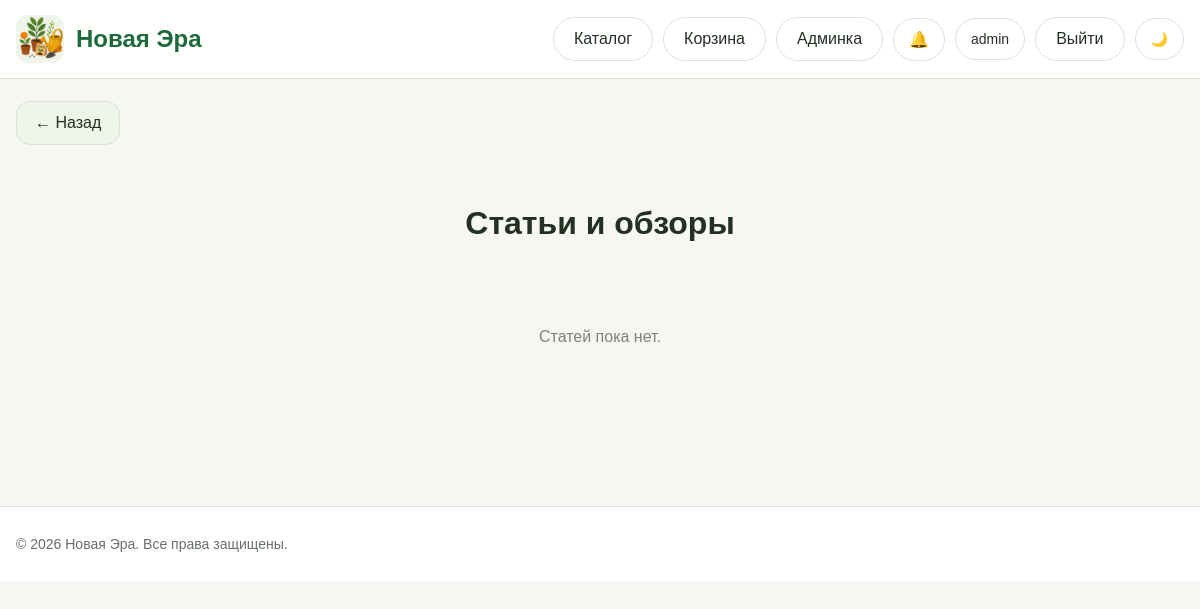
Page /blog (signed in) on the earlier database version.
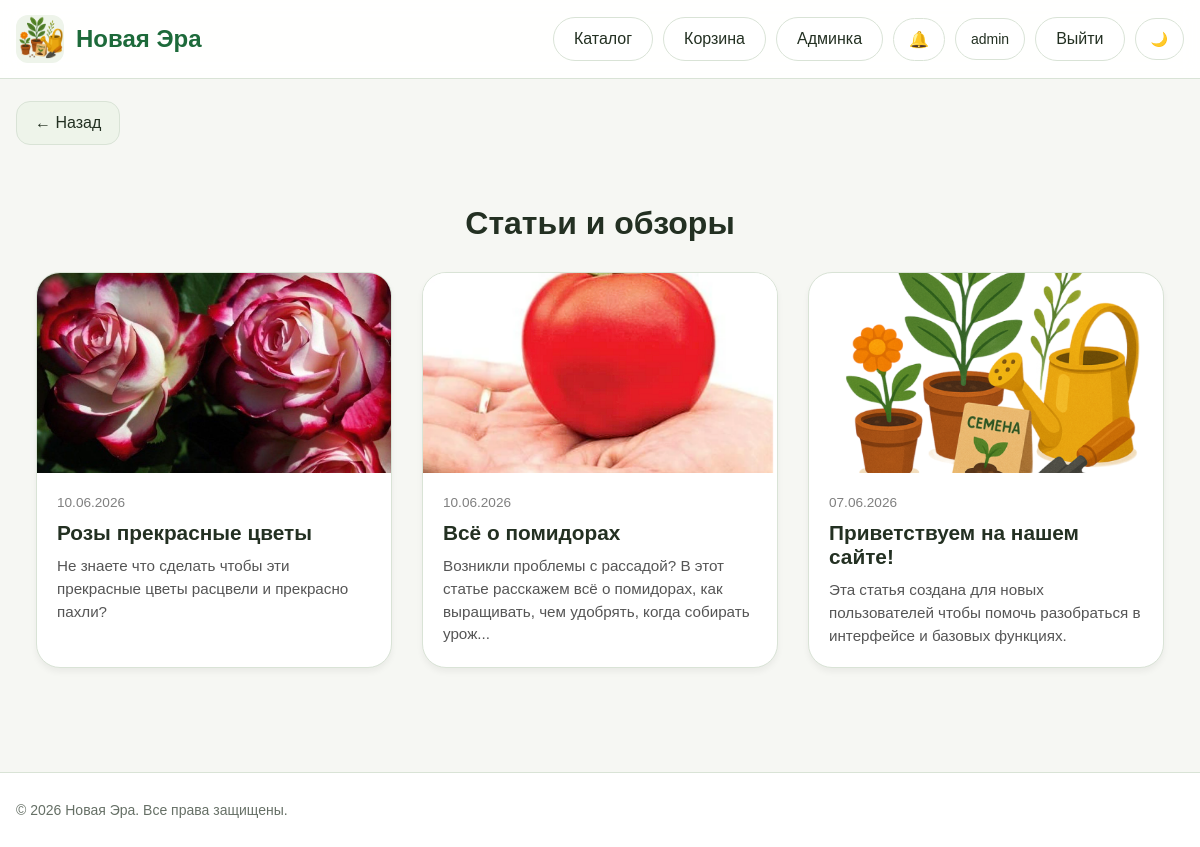
Same page on the later database version.
### models.py (models this page shows, shortened)
class User(UserMixin, db.Model):
    __tablename__ = "users"
    id = db.Column(db.Integer, primary_key=True)
    username = db.Column(db.String(80), unique=True, nullable=False, index=True)
    email = db.Column(db.String(120), unique=True, nullable=False, index=True)
    password_hash = db.Column(db.String(255), nullable=False)
    is_admin = db.Column(db.Boolean, default=False, nullable=False)
    created_at = db.Column(db.DateTime, default=datetime.utcnow, nullable=False)
    surname = db.Column(db.String(80), nullable=True)
    name = db.Column(db.String(80), nullable=True)
    patronymic = db.Column(db.String(80), nullable=True)
    favorite_products = db.relationship(
        'Product',
        secondary=favorites,
        backref=db.backref('favorited_by', lazy='dynamic'),
        lazy='dynamic')

class Post(db.Model):
    __tablename__ = 'post'
    id = db.Column(db.Integer, primary_key=True)
    title = db.Column(db.String(200), nullable=False)
    content = db.Column(db.Text, nullable=False)
    date_posted = db.Column(db.DateTime, default=datetime.now)
    image_post = db.Column(db.String(255))
    product_id = db.Column(db.Integer, db.ForeignKey('products.id'), nullable=True)
    related_product = db.relationship('Product', backref='posts')

### routes.py (the view)
@bp.route('/blog')
def blog():
    posts = Post.query.order_by(Post.date_posted.desc()).all()
    return render_template('blog.html', posts=posts)

### routes.py (called while the page is built)
@login_manager.user_loader
def load_user(user_id: str):
    try:
        return db.session.get(User, int(user_id))
    except:
        return None

### templates/blog.html
{% extends "base.html" %}
{% block content %}
<a href="javascript:history.back()" class="back-btn">
        ← Назад
    </a>
<div class="blog-container" style="max-width: 1200px; margin: 40px auto; padding: 0 20px;">
    <h1 style="margin-bottom: 30px; text-align: center;">Статьи и обзоры</h1>
    <div class="blog-grid" style="display: grid; grid-template-columns: repeat(auto-fill, minmax(300px, 1fr)); gap: 30px;">
        {% for post in posts %}
        <a href="{{ url_for('main.post_detail', post_id=post.id) }}" class="blog-card" style="background: var(--surface); border: 1px solid var(--border); border-radius: 24px; overflow: hidden; box-shadow: 0 4px 6px rgba(0,0,0,0.05); display: flex; flex-direction: column; text-decoration: none; color: inherit; transition: transform 0.2s ease, box-shadow 0.2s ease;">
            {% if post.image_post %}
                <img src="{{ post.image_post }}" alt="{{ post.title }}" style="width: 100%; height: 200px; object-fit: cover;">
            {% else %}
                <div style="width: 100%; height: 200px; background: #e0e0e0; display: flex; align-items: center; justify-content: center; color: #555;">
                    Нет изображения
                </div>
            {% endif %}
            <div class="blog-body" style="padding: 20px; flex-grow: 1; display: flex; flex-direction: column; justify-content: space-between;">
                <div>
                    <span style="font-size: 0.85rem; color: gray;">{{ post.date_posted.strftime('%d.%m.%Y') }}</span>
                    <h3 style="margin: 10px 0; font-size: 1.3rem; color: var(--text-main);">{{ post.title }}</h3>
                    <p style="color: #555; font-size: 0.95rem; line-height: 1.5; margin: 0;">
                        {{ post.content[:120] }}{% if post.content|length > 120 %}...{% endif %}
                    </p>
                </div>
            </div>
        </a>
        {% else %}
            <p style="grid-column: 1/-1; text-align: center; color: gray; padding: 40px;">Статей пока нет.</p>
        {% endfor %}
    </div>
</div>
{% endblock %}

### templates/base.html (shortened to what this page needs)
<!DOCTYPE html>
<html lang="ru">
<head>
    <link rel="stylesheet" href="{{ url_for('static', filename='css/style.css') }}">
</head>
<body>
<header class="header">
    <div class="container header-inner">
        <div class="logo">
            <a href="{{ url_for('main.index') }}" style="display:flex;align-items:center;gap:12px;">
                <img src="{{ url_for('static', filename='images/icon.png') }}" alt="Logo" style="width:48px;height:48px;border-radius:12px;">
                <div class="logo-text">
                    <div class="title" style="color:var(--brand);">{{ brand_name }}</div>
                </div>
            </a>
        </div>
        <nav class="top-nav">
            <a href="{{ url_for('main.index') }}" class="top-link">Каталог</a>
            <a href="{{ url_for('main.basket') }}" class="top-link">Корзина</a>
            {% if current_user.is_authenticated %}
                {% if current_user.is_admin %}
                    <a href="{{ url_for('main.admin') }}" class="top-link">Админка</a>
                {% endif %}
                <div class="notif-bell-wrapper" id="notifBellWrapper">
                    <button class="notif-bell-btn" id="notifBellBtn" type="button" title="Уведомления о заказах">
                        🔔
                    </button>
                </div>
                <a href="{{ url_for('main.profile') }}" class="profile-btn">{{ current_user.username }}</a>
                <a href="{{ url_for('main.logout') }}" class="top-link">Выйти</a>
            {% else %}
                <a href="{{ url_for('main.login') }}" class="top-link">Войти</a>
            {% endif %}
            <button id="themeToggle" class="theme-toggle" type="button">🌙</button>
        </nav>
    </div>
</header>
<main class="main-content container">
    {% block content %}{% endblock %}
</main>
<footer class="footer">
    <div class="container footer-inner">
        <p>© 2026 {{ brand_name }}. Все права защищены.</p>
    </div>
</footer>
</body>
</html>

### static/css/style.css (style rules this page uses)
:root { --bg: #f6f7f3; --surface: #ffffff; --surface-soft: #eef4ea; --text: #233022; --muted: #667066; --brand: #1d6a3a; --brand-dark: #14552d; --border: #d9e3d6; --shadow: 0 12px 30px rgba(16, 48, 26, 0.08); --error: #b33a3a; --warning: #b46f0b; --success: #2a7d46; }
*, *::before, *::after { box-sizing: border-box; }
html { scroll-behavior: smooth; }
body { margin: 0; font-family: Arial, Helvetica, sans-serif; background: var(--bg); color: var(--text); }
a { color: inherit; text-decoration: none; }
img { max-width: 100%; display: block; }
button, input, select, textarea { font: inherit; }
.container { width: min(1180px, calc(100% - 32px)); margin: 0 auto; }
.main-content { padding: 22px 0 40px; }
.header { position: sticky; top: 0; z-index: 20; background: color-mix(in srgb, var(--surface) 92%, transparent); backdrop-filter: blur(10px); border-bottom: 1px solid var(--border); }
.header-inner { min-height: 78px; display: flex; align-items: center; justify-content: space-between; gap: 20px; }
.logo { display: flex; align-items: center; gap: 12px; min-width: 0; }
.logo img { width: 52px; height: 52px; border-radius: 16px; object-fit: cover; background: var(--surface-soft); }
.logo-text { min-width: 0; }
.title { font-size: 24px; font-weight: 800; line-height: 1.1; }
.top-nav { display: flex; align-items: center; gap: 10px; flex-wrap: wrap; justify-content: flex-end; }
.top-link { background: var(--surface); color: var(--text); border: 1px solid var(--border); padding: 12px 20px; border-radius: 999px; text-decoration: none; display: inline-flex; align-items: center; font-weight: 500; transition: all 0.2s ease; }
.back-btn { margin-bottom: 20px; display: inline-block; }
.footer { border-top: 1px solid var(--border); background: var(--surface); margin-top: 24px; }
.footer-inner { min-height: 74px; display: flex; align-items: center; color: var(--muted); font-size: 14px; }
.save-btn, .buy-btn, .back-btn { border: 0; border-radius: 14px; padding: 12px 18px; cursor: pointer; transition: .2s ease; }
.back-btn { background: var(--surface-soft); color: var(--text); border: 1px solid var(--border); }
.theme-toggle, .profile-btn { border: 1px solid var(--border); background: var(--surface); color: var(--text); border-radius: 999px; padding: 11px 15px; min-height: 42px; display: inline-flex; align-items: center; justify-content: center; cursor: pointer; font-size: 14px; transition: all 0.2s ease; }
.notif-bell-wrapper { position: relative; display: inline-flex; }
.notif-bell-btn { position: relative; border: 1px solid var(--border); background: var(--surface); color: var(--text); border-radius: 999px; padding: 11px 15px; min-height: 42px; display: inline-flex; align-items: center; justify-content: center; cursor: pointer; font-size: 16px; transition: all 0.2s ease; gap: 0; }

Differences in the rows shown:
added Post: image_post (picture), date_posted "10.06.2026", title "Розы прекрасные цветы", content "Не знаете что сделать чтобы эти прекрасные цветы расцвели и прекрасно пахли?"
added Post: image_post (picture), date_posted "10.06.2026", title "Всё о помидорах", content "Возникли проблемы с рассадой? В этот статье расскажем всё о помидорах, как выращивать, чем удобрять, когда собирать урож"
added Post: image_post (picture), date_posted "07.06.2026", title "Приветствуем на нашем сайте!", content "Эта статья создана для новых пользователей чтобы помочь разобраться в интерфейсе и базовых функциях."
Other differences:
text no longer shown: "Статей пока нет."
